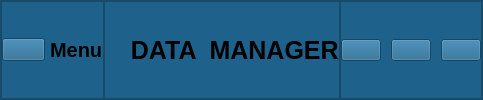
     <widget class="QFrame" name="header_frame">
      <property name="styleSheet">
       <string notr="true">background-color: rgb(30, 97, 139);</string>
      </property>
      <property name="frameShape">
       <enum>QFrame::StyledPanel</enum>
      </property>
      <property name="frameShadow">
       <enum>QFrame::Raised</enum>
      </property>
      <layout class="QHBoxLayout" name="horizontalLayout">
       <property name="spacing">
        <number>0</number>
       </property>
       <property name="leftMargin">
        <number>0</number>
       </property>
       <property name="topMargin">
        <number>0</number>
       </property>
       <property name="rightMargin">
        <number>0</number>
       </property>
       <property name="bottomMargin">
        <number>0</number>
       </property>
       <item alignment="Qt::AlignLeft">
        <widget class="QFrame" name="header_left_frame">
         <property name="frameShape">
          <enum>QFrame::StyledPanel</enum>
         </property>
         <property name="frameShadow">
          <enum>QFrame::Raised</enum>
         </property>
         <layout class="QHBoxLayout" name="horizontalLayout_4">
          <property name="spacing">
           <number>5</number>
          </property>
          <property name="leftMargin">
           <number>0</number>
          </property>
          <property name="topMargin">
           <number>0</number>
          </property>
          <property name="rightMargin">
           <number>0</number>
          </property>
          <property name="bottomMargin">
           <number>0</number>
          </property>
          <item>
           <widget class="QPushButton" name="menu_button">
            <property name="font">
             <font>
              <pointsize>10</pointsize>
              <weight>50</weight>
              <bold>false</bold>
             </font>
            </property>
            <property name="text">
             <string/>
            </property>
            <property name="icon">
             <iconset resource="icons.qrc">
              <normaloff>:/icons/icons/icons8-menu-30.png</normaloff>:/icons/icons/icons8-menu-30.png</iconset>
            </property>
            <property name="iconSize">
             <size>
              <width>50</width>
              <height>50</height>
             </size>
            </property>
           </widget>
          </item>
          <item>
           <widget class="QLabel" name="menu_label">
            <property name="minimumSize">
             <size>
              <width>0</width>
              <height>0</height>
             </size>
            </property>
            <property name="baseSize">
             <size>
              <width>0</width>
              <height>0</height>
             </size>
            </property>
            <property name="font">
             <font>
              <pointsize>15</pointsize>
              <weight>75</weight>
              <bold>true</bold>
             </font>
            </property>
            <property name="text">
             <string>Menu</string>
            </property>
           </widget>
          </item>
         </layout>
        </widget>
       </item>
       <item alignment="Qt::AlignHCenter">
        <widget class="QFrame" name="header_central_frame">
         <property name="frameShape">
          <enum>QFrame::StyledPanel</enum>
         </property>
         <property name="frameShadow">
          <enum>QFrame::Raised</enum>
         </property>
         <layout class="QHBoxLayout" name="horizontalLayout_3">
          <property name="spacing">
           <number>0</number>
          </property>
          <property name="leftMargin">
           <number>15</number>
          </property>
          <property name="topMargin">
           <number>0</number>
          </property>
          <property name="rightMargin">
           <number>0</number>
          </property>
          <property name="bottomMargin">
           <number>0</number>
          </property>
          <item alignment="Qt::AlignRight">
           <widget class="QLabel" name="app_logo_label">
            <property name="font">
             <font>
              <pointsize>5</pointsize>
             </font>
            </property>
            <property name="text">
             <string/>
            </property>
            <property name="pixmap">
             <pixmap resource="icons.qrc">:/icons/icons/icons8-database-view-30.png</pixmap>
            </property>
           </widget>
          </item>
          <item>
           <widget class="QLabel" name="app_name_label">
            <property name="font">
             <font>
              <pointsize>19</pointsize>
              <weight>75</weight>
              <bold>true</bold>
             </font>
            </property>
            <property name="text">
             <string> DATA  MANAGER</string>
            </property>
           </widget>
          </item>
         </layout>
        </widget>
       </item>
       <item alignment="Qt::AlignRight">
        <widget class="QFrame" name="header_right_frame">
         <property name="frameShape">
          <enum>QFrame::StyledPanel</enum>
         </property>
         <property name="frameShadow">
          <enum>QFrame::Raised</enum>
         </property>
         <layout class="QHBoxLayout" name="horizontalLayout_2">
          <property name="spacing">
           <number>10</number>
          </property>
          <property name="leftMargin">
           <number>0</number>
          </property>
          <property name="topMargin">
           <number>0</number>
          </property>
          <property name="rightMargin">
           <number>0</number>
          </property>
          <property name="bottomMargin">
           <number>0</number>
          </property>
          <item>
           <widget class="QPushButton" name="window_minimize_button">
            <property name="text">
             <string/>
            </property>
            <property name="icon">
             <iconset resource="icons.qrc">
              <normaloff>:/icons/icons/icons8-subtract-32.png</normaloff>:/icons/icons/icons8-subtract-32.png</iconset>
            </property>
           </widget>
          </item>
          <item>
           <widget class="QPushButton" name="window_restore_button">
            <property name="text">
             <string/>
            </property>
            <property name="icon">
             <iconset resource="icons.qrc">
              <normaloff>:/icons/icons/icons8-maximize-button-32.png</normaloff>:/icons/icons/icons8-maximize-button-32.png</iconset>
            </property>
           </widget>
          </item>
          <item>
           <widget class="QPushButton" name="window_close_button">
            <property name="text">
             <string/>
            </property>
            <property name="icon">
             <iconset resource="icons.qrc">
              <normaloff>:/icons/icons/icons8-close-32.png</normaloff>:/icons/icons/icons8-close-32.png</iconset>
            </property>
           </widget>
          </item>
         </layout>
        </widget>
       </item>
      </layout>
     </widget>
